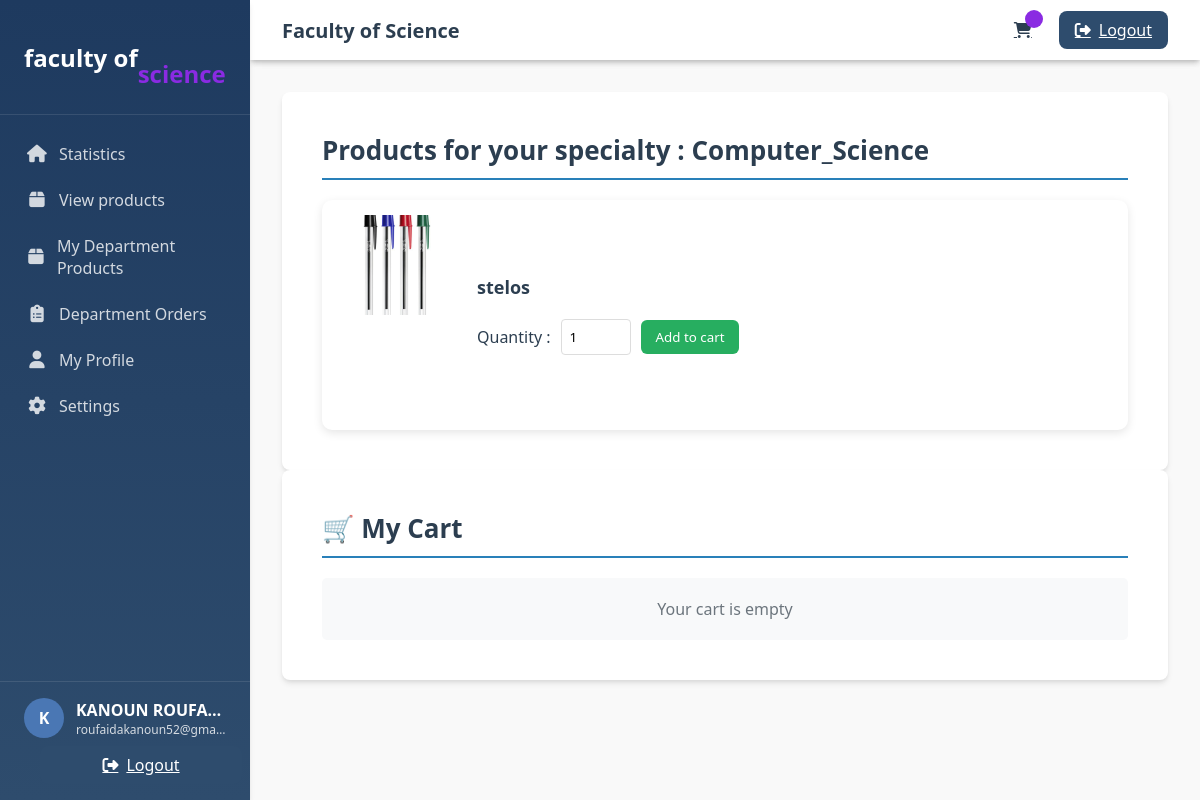
The page /php/products_department.php (signed in) on the database as committed earlier.
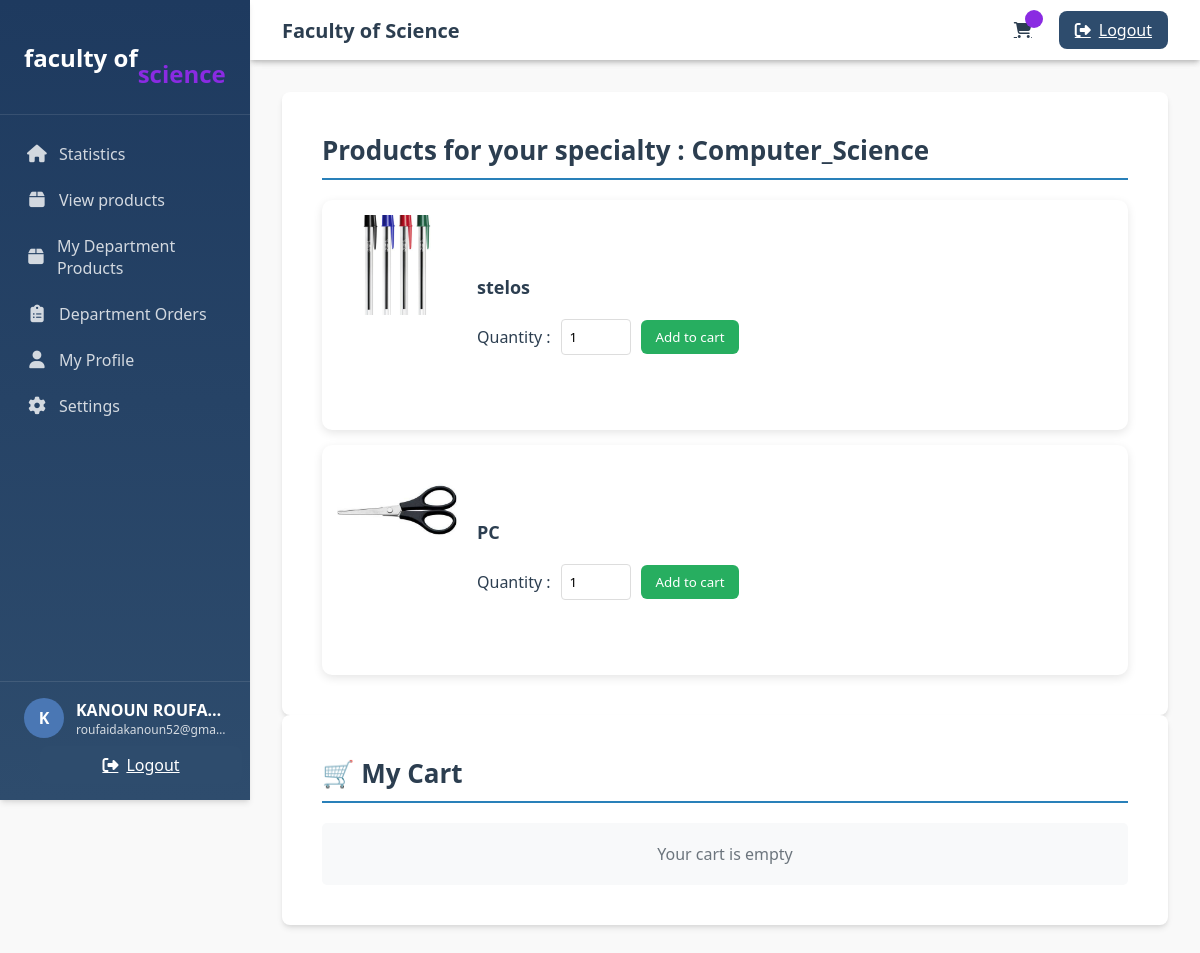
The same page on the database as committed later.
### tables this page shows
CREATE TABLE IF NOT EXISTS `products` (
  `id` int NOT NULL AUTO_INCREMENT,
  `name` varchar(100) NOT NULL,
  `image` varchar(100) NOT NULL,
  `speciality` varchar(50) NOT NULL,
  `quantity` int NOT NULL,
  `department_id` int DEFAULT NULL,
  `created_at` timestamp NULL DEFAULT CURRENT_TIMESTAMP,
  PRIMARY KEY (`id`)
);

### php/products_department.php (the view, shortened to what this page needs)
<?php
include 'topp.php';
include 'sidebarr.php';
$user_id = $_SESSION['user_id'];
$user = mysqli_fetch_assoc(mysqli_query($conn, "SELECT * FROM user_info WHERE id = '$user_id'"));
$speciality = $user['speciality'];
$products = mysqli_query($conn, "SELECT * FROM products WHERE speciality = '$speciality'");
?>
<div class="section">
    <h2>Products for your specialty : <?php echo htmlspecialchars($speciality); ?></h2>
    <div class="products-list">
        <?php while ($product = mysqli_fetch_assoc($products)): ?>
        <div class="product-item">
            <div class="product-image">
                <img src="<?php echo htmlspecialchars($product['image']); ?>" alt="Image produit">
            </div>
            <div class="product-details">
                <h3><?php echo htmlspecialchars($product['name']); ?></h3>
                <form class="add-to-cart-form" action="<?= $_SERVER['PHP_SELF']; ?>" method="post">
                    <div class="quantity-control">
                        <label>Quantity :</label>
                        <input type="number" name="quantity" value="1" min="1" required>
                        <button type="submit" class="btn">Add to cart</button>
                    </div>
                </form>
            </div>
        </div>
        <?php endwhile; ?>
    </div>
</div>
<div class="section">
    <h2>🛒 My Cart</h2>
    <div class="cart-list" id="cart-content">
        <?php
        $has_items = false;
            ?>
        <?php if (!$has_items): ?>
            <div class="empty-cart-message">
                <p>Your cart is empty</p>
            </div>
        <?php endif; ?>
    </div>
</div>

Rows that differ between the two databases and show on the page:
added products: image (picture), name "PC"
